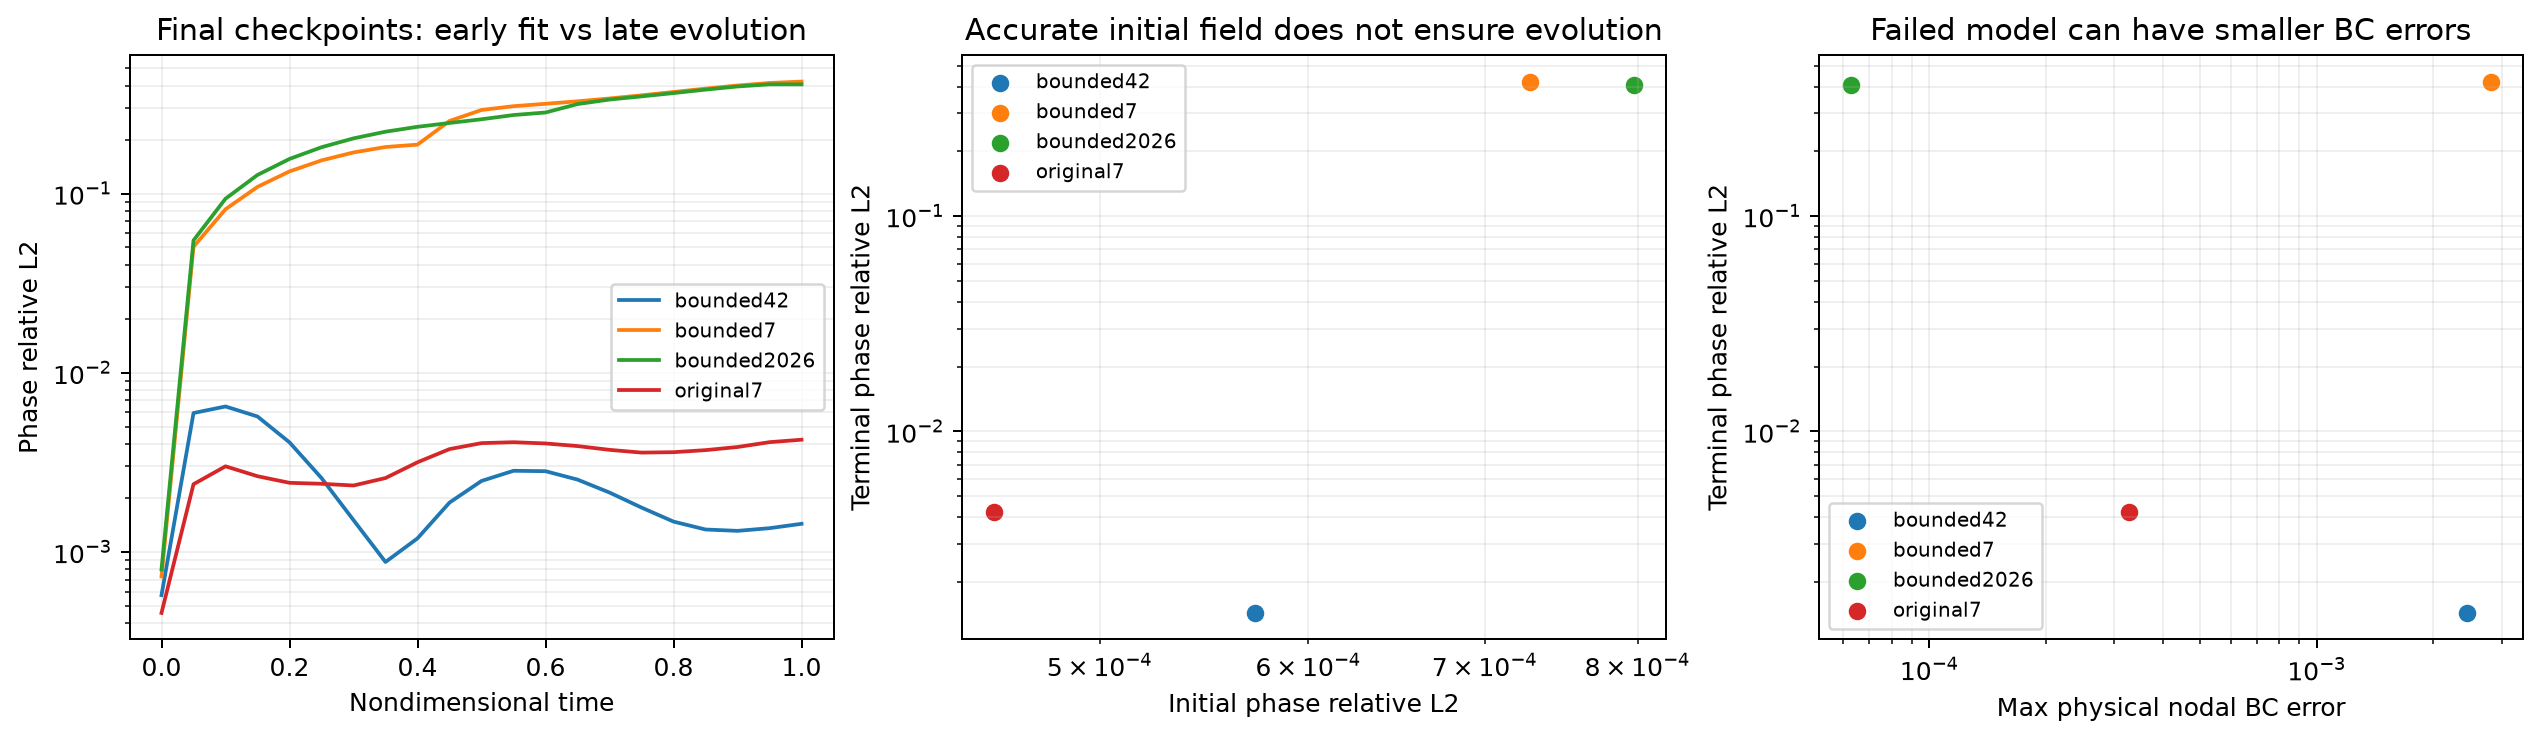

Write the Python code that produced this figure.
"""Frozen common-grid diagnosis of cross-seed failures; no training changes."""
import json
from pathlib import Path

import equinox as eqx
import jax
import jax.numpy as jnp
import matplotlib
matplotlib.use('Agg')
import matplotlib.pyplot as plt
from ml_collections import ConfigDict
import numpy as np
from scipy import ndimage
from scipy import sparse

from examples.corrosion2d import residual_experiment as r
from examples.corrosion2d.residuals import _raw_fields_and_derivatives, graph_action
from nonlocal_pinn.operators import build_D

OUT = Path(__file__).with_suffix('')
LOGS = Path('/root/autodl-tmp/tf-logs')
RUNS = {
    'corrosion2d': {
        'bounded42': LOGS/'corrosion2d/20261025-transport-kks_raw_edges-chl1-s_bc-icmatched_graph-bcmatched_graph-bounded-seed42',
        'bounded7': LOGS/'corrosion2d/20261025-transport-kks_raw_edges-chl1-s_bc-icmatched_graph-bcmatched_graph-bounded-seed7',
        'bounded2026': LOGS/'corrosion2d/20261025-independent-seed2026-default-strategy',
        'original7': LOGS/'corrosion2d/20261025-transport-kks_raw_edges-chl1-s_bc-icmatched_graph-bcmatched_graph-phase-seed7'},
    'electropolish2d': {
        'original42': LOGS/'electropolish2d/20261025-data-physical-icrandom_interior-bcrandom-phase-stagger0-seed42',
        'original7': LOGS/'electropolish2d/20261025-data-physical-icrandom_interior-bcrandom-phase-stagger0-seed7',
        'original2026': LOGS/'electropolish2d/20261025-independent-seed2026-default-strategy'},
}


def rel(a, b):
    return float(np.linalg.norm(a-b)/np.linalg.norm(b))


def rms(a):
    return float(np.sqrt(np.mean(np.square(a))))


def square_fraction(error, mask):
    denominator = np.sum(error**2)
    if denominator <= 0:
        raise ValueError('Nonzero error required')
    return float(np.sum(error[mask]**2)/denominator)


def main():
    if jax.default_backend() != 'cpu':
        raise ValueError('CPU-only frozen audit')
    jax.config.update('jax_default_matmul_precision', 'highest')
    output = {'scope': 'Frozen checkpoints/common full graph and times; no optimization intervention or unique-cause claim', 'cases': {}}
    for case, runs in RUNS.items():
        first = ConfigDict(json.loads((next(iter(runs.values()))/'config.json').read_text()))
        reference = r.load_reference(first)
        points = np.stack([reference['X'].ravel(), reference['Y'].ravel()], -1)
        n = len(points)
        x = jnp.asarray(points, dtype=jnp.float32)
        times = jnp.asarray(reference['time'], dtype=jnp.float32)
        zero, one, _ = r.boundary_values(first, points)
        free = ~(zero|one)
        op = build_D(x, first.nl.delta, method='sparse', kernel=first.nl.kernel)
        np.testing.assert_array_equal(np.asarray(op._row_idx), reference['graph_row'])
        np.testing.assert_array_equal(-np.asarray(op._vals), reference['graph_weight'])
        sub = op._row_idx, op._col_idx, op._vals, op._diag
        pools = op.build_subgraph_pool(first.sample.K_core, first.sample.K_pool)
        counts = np.zeros(n, dtype=int)
        train_weights = np.zeros(n, dtype=float)
        for ids, _, mask, _ in pools:
            selected = np.asarray(ids)[np.asarray(mask)]
            ids_free = selected[free[selected]]
            counts[ids_free] += 1
            train_weights[ids_free] += 1/(len(pools)*len(ids_free))
        np.testing.assert_allclose(train_weights.sum(), 1, atol=1e-12)
        never = free & (counts == 0)
        row, col, weight = (reference[k] for k in ('graph_row', 'graph_col', 'graph_weight'))
        D = sparse.diags(np.bincount(row, weights=weight, minlength=n))-sparse.csr_matrix((weight,(row,col)),shape=(n,n))
        template = r.build_model(first, jax.random.PRNGKey(0))
        chn, n1, n2, n3, dc, cle = r.nondim(first)
        target_p, target_c = (reference[k].reshape(len(times), n) for k in ('phi', 'c'))
        target_q = target_c-dc*(3*target_p**2-2*target_p**3)-cle
        target_dq = (D@target_q.T).T

        @eqx.filter_jit
        def evaluate(model):
            raw, raw_t, fields, deriv = _raw_fields_and_derivatives(model, x, times)
            p, c = fields[..., 0], fields[..., 1]
            h = -2*p**3+3*p**2
            q_physical = c-dc*h-cle
            diffusion = n3*graph_action(p, sub)
            reaction = n2*(4*p**3-6*p**2+2*p)
            drive = -n1*q_physical*dc*(-6*p**2+6*p)
            ac = deriv[..., 0]+diffusion+reaction+drive
            return raw, fields, deriv, ac, diffusion, reaction, drive

        def summarize(model, config, label):
            raw, fields, deriv, ac, diffusion, reaction, drive = (np.asarray(v) for v in evaluate(model))
            p, c, pt, ct = (v.astype(float).T for v in (fields[..., 0],fields[..., 1],deriv[..., 0],deriv[..., 1]))
            raw = raw.astype(float)
            q = .5*cle*(np.tanh(raw[..., 1])-1)
            dq = (D@q.T).T
            ch = ct+chn*dq
            # AC uses exactly the FP32 physical-difference formula of training;
            # independent CH uses stable raw-q and SciPy graph accumulation.
            ac = ac.astype(float).T
            w = (1+config.experiment.bounded_eta)/(4*p*(1-p)+config.experiment.bounded_eta)
            objective_ac = ac*w if config.experiment.formulation == 'bounded' else ac
            valid = np.broadcast_to(free, p.shape).copy()
            valid[0] = False  # t=0 belongs to IC, not the sampled PDE horizon
            weighted_ac = float(np.sum(np.mean(np.abs(objective_ac[1:]),axis=0)*train_weights)*config.loss.ac_scale)
            weighted_ch = float(np.sum(np.mean(np.abs(ch[1:]),axis=0)*train_weights)*config.loss.ch_scale)
            full_ac = float(np.mean(np.abs(objective_ac[valid]))*config.loss.ac_scale)
            full_ch = float(np.mean(np.abs(ch[valid]))*config.loss.ch_scale)
            error = p[-1]-target_p[-1]
            dq_error = dq[-1]-target_dq[-1]
            bulk = ((target_p < .05)|(target_p > .95)) & valid
            phi_jac = 2*p*(1-p)
            jac_cl = .5*cle*(1-np.tanh(raw[..., 1])**2)
            a = {
                'initial_phi_relative_l2': rel(p[0], target_p[0]),
                'initial_c_relative_l2': rel(c[0], target_c[0]),
                'initial_q_rmse_over_cle_free': rms((q[0]-target_q[0])[free])/cle,
                'initial_Dq_relative_l2_free': rel(dq[0, free], target_dq[0, free]),
                'terminal_phi_relative_l2': rel(p[-1], target_p[-1]),
                'terminal_c_relative_l2': rel(c[-1], target_c[-1]),
                'zero_bc_q_rmse_over_cle': rms(q[:, zero]/cle+1),
                'one_bc_q_rmse_over_cle': rms(q[:, one]/cle),
                'graph_bc_max_abs_physical_error': max(float(np.max(np.abs(np.stack([p[:,zero],c[:,zero]],-1)))),float(np.max(np.abs(np.stack([p[:,one],c[:,one]],-1)-1)))),
                'terminal_q_relative_l2_free': rel(q[-1, free], target_q[-1, free]),
                'terminal_Dq_relative_l2_free': rel(dq[-1, free], target_dq[-1, free]),
                'full_positive_time_scaled_AC_MAE': full_ac,
                'pool_distribution_scaled_AC_MAE': weighted_ac,
                'full_positive_time_CH_MAE': full_ch,
                'pool_distribution_CH_MAE': weighted_ch,
                'terminal_CH_rms_free': rms(ch[-1, free]),
                'never_core_phi_squared_error_fraction': square_fraction(error, never),
                'never_core_Dq_squared_error_fraction': square_fraction(dq_error, never),
                'terminal_phase_output_jacobian_median': float(np.median(phi_jac[-1,free])),
                'terminal_cL_output_jacobian_median': float(np.median(jac_cl[-1,free])),
                'terminal_cL_derivative_zero_fraction_fp32': float(np.mean(np.asarray(jnp.tanh(jnp.asarray(raw[-1,:,1],dtype=jnp.float32)))**2 == 1)),
                'phase_bulk_absolute_residual_fraction': float(np.sum(np.abs(objective_ac[bulk]))/np.sum(np.abs(objective_ac[valid]))),
                'AC_term_rms_positive_times_free': {'dt':rms(pt[valid]),'diffusion':rms(diffusion.T[valid]),'reaction':rms(reaction.T[valid]),'drive':rms(drive.T[valid])},
                'liquid_components_by_time': [int(ndimage.label(v.reshape(reference['X'].shape)<.5)[1]) for v in p] if case=='corrosion2d' else None,
                'per_time_phi_relative_l2': [rel(v,t) for v,t in zip(p,target_p)],
            }
            history=[json.loads(v) for v in (runs[label]/'loss_history.jsonl').read_text().splitlines()]
            a['last_logged_loss_weights'] = history[-1]
            return a

        case_data = {'coverage': {'IC_nodes': n if first.experiment.initial_sampling=='matched_graph' else first.sample.N_ic_global+first.sample.N_ic_local,
                    'zero_graph_BC_nodes':int(zero.sum()),'one_graph_BC_nodes':int(one.sum()),
                    'PDE_free_nodes':int(free.sum()),'never_PDE_core_nodes':int(never.sum()),
                    'core_inclusions_per_100_batches_free':{str(int(k)):int(v) for k,v in zip(*np.unique(counts[free],return_counts=True))},
                    'pool_used_repeatedly':5000//len(pools), 'PDE_times_represented_by_common_positive_snapshots':len(times)-1}, 'runs':{}}
        for label, run in runs.items():
            config = ConfigDict(json.loads((run/'config.json').read_text()))
            config_ref = r.reference_spec(config)
            assert config_ref == r.reference_spec(first)
            model=eqx.tree_deserialise_leaves(run/'ckpt_005000.eqx',template)
            data = summarize(model,config,label)
            expected=json.loads((run/'summary.json').read_text())['final_metrics']['terminal_rel_l2_phi']
            np.testing.assert_allclose(data['terminal_phi_relative_l2'],expected,atol=3e-6,rtol=0)
            data['path']=str(run)
            case_data['runs'][label] = data
            print(case,label,json.dumps({k:data[k] for k in ['initial_phi_relative_l2','graph_bc_max_abs_physical_error','terminal_phi_relative_l2','full_positive_time_scaled_AC_MAE','pool_distribution_scaled_AC_MAE','full_positive_time_CH_MAE','never_core_phi_squared_error_fraction']}),flush=True)
        output['cases'][case]=case_data
    fig,axes=plt.subplots(1,3,figsize=(14,4),layout='constrained')
    for label,data in output['cases']['corrosion2d']['runs'].items():
        axes[0].semilogy(np.arange(21)/20,data['per_time_phi_relative_l2'],label=label)
        axes[1].scatter(data['initial_phi_relative_l2'],data['terminal_phi_relative_l2'],label=label)
        axes[2].scatter(data['graph_bc_max_abs_physical_error'],data['terminal_phi_relative_l2'],label=label)
    axes[0].set(xlabel='Nondimensional time',ylabel='Phase relative L2',title='Final checkpoints: early fit vs late evolution')
    axes[1].set(xlabel='Initial phase relative L2',ylabel='Terminal phase relative L2',xscale='log',yscale='log',title='Accurate initial field does not ensure evolution')
    axes[2].set(xlabel='Max physical nodal BC error',ylabel='Terminal phase relative L2',xscale='log',yscale='log',title='Failed model can have smaller BC errors')
    for ax in axes:ax.grid(which='both',alpha=.2);ax.legend(fontsize=8)
    fig.savefig(str(OUT)+'.png',dpi=180,bbox_inches='tight')
    plt.close(fig)
    OUT.with_suffix('.json').write_text(json.dumps(output,indent=2,allow_nan=False)+'\n')


if __name__ == '__main__':
    main()
